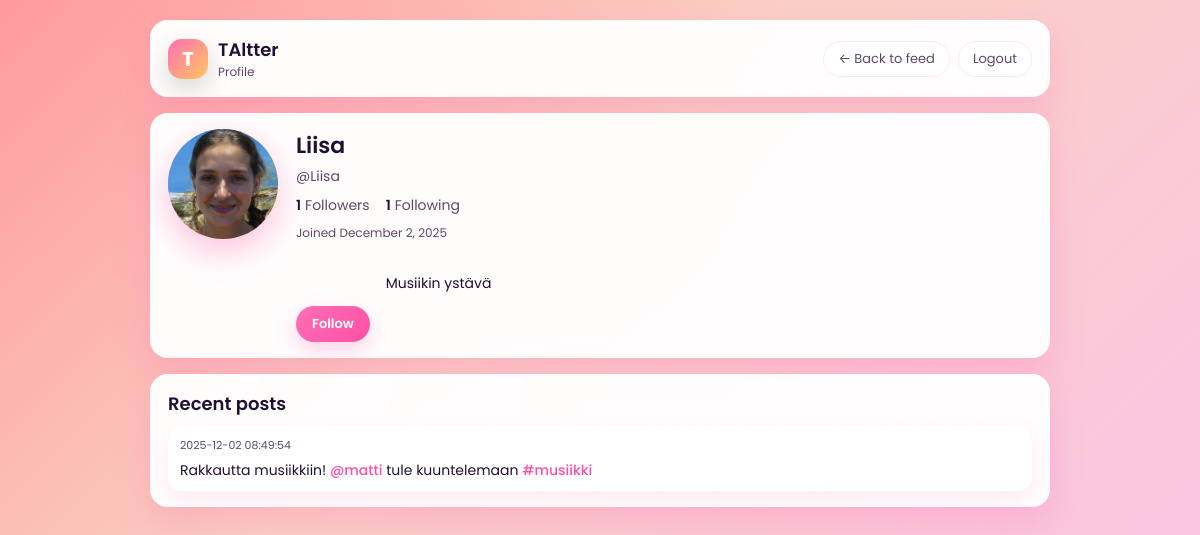
Page /iteration/profile.php?u=Liisa (signed in) on the committed database.
### tables this page shows
CREATE TABLE `users` (
  `user_id` int(11) NOT NULL,
  `username` varchar(50) NOT NULL,
  `email` varchar(100) NOT NULL,
  `password_hash` varchar(255) NOT NULL,
  `bio` text DEFAULT NULL,
  `profile_picture_url` varchar(255) DEFAULT NULL,
  `created_at` timestamp NOT NULL DEFAULT current_timestamp(),
  `last_seen_mentions` datetime DEFAULT NULL,
  `last_seen_shares` datetime DEFAULT NULL,
  `last_seen_likes` datetime DEFAULT NULL
);

CREATE TABLE `posts` (
  `post_id` int(11) NOT NULL,
  `user_id` int(11) NOT NULL,
  `content` varchar(144) NOT NULL,
  `created_at` timestamp NOT NULL DEFAULT current_timestamp(),
  `edited_at` datetime DEFAULT NULL
);

### iteration/config.php (called while the page is built, shortened)
<?php
function current_user_id() {
    return $_SESSION['user_id'] ?? null;
}
?>

### iteration/profile.php (the view, shortened to what this page needs)
<?php
require_once 'config.php';
$user = $_GET['u'] ?? null;
$stmt = $mysqli->prepare("SELECT user_id, username, bio, profile_picture_url, created_at FROM users WHERE username = ?");
$stmt->bind_param('s', $user);
$stmt->execute();
$res = $stmt->get_result();
$row = $res->fetch_assoc();
$isFollowing = false;
$viewerIsOwner = false;
if (current_user_id()) {
    $viewerIsOwner = (current_user_id() == $row['user_id']);
    if (!$viewerIsOwner) {
        $stmt = $mysqli->prepare("
            SELECT COUNT(*) as is_following
            FROM follows
            WHERE follower_id = ? AND following_id = ?
        ");
        $currentUserId = current_user_id();
        $profileUserId = $row['user_id'];
        $stmt->bind_param("ii", $currentUserId, $profileUserId);
        $stmt->execute();
        $result = $stmt->get_result()->fetch_assoc();
        $isFollowing = $result['is_following'] > 0;
    }
}
$profileUserId = $row['user_id'];
$stmt = $mysqli->prepare("SELECT COUNT(*) as cnt FROM follows WHERE following_id = ?");
$stmt->bind_param("i", $profileUserId);
$stmt->execute();
$followersCount = $stmt->get_result()->fetch_assoc()['cnt'];
$stmt = $mysqli->prepare("SELECT COUNT(*) as cnt FROM follows WHERE follower_id = ?");
$stmt->bind_param("i", $profileUserId);
$stmt->execute();
$followingCount = $stmt->get_result()->fetch_assoc()['cnt'];
?>
<!doctype html>
<html lang="en">
<head>
</head>
<body>
<div class="app-shell">
    <div class="card">
        <div class="card-inner topbar">
            <div class="topbar-left">
                <div class="logo-badge">T</div>
                <div class="app-title">
                    <span>TAltter</span>
                    <span>Profile</span>
                </div>
            </div>
            <div class="topbar-right">
                <a href="index.php" class="btn-outline">← Back to feed</a>
                <?php if (current_user_id()): ?>
                    <a href="logout.php" class="btn-outline">Logout</a>
                <?php else: ?>
                    <a href="login.php" class="btn-outline">Login</a>
                <?php endif; ?>
            </div>
        </div>
    </div>
    <div class="card">
        <div class="card-inner profile-header">
            <div class="profile-avatar">
                <?php if (!empty($row['profile_picture_url'])): ?>
                    <img src="<?= htmlspecialchars($row['profile_picture_url']) ?>" alt="Profile picture">
                <?php endif; ?>
            </div>
            <div class="profile-main">
                <h1 class="profile-username"><?= htmlspecialchars($row['username']) ?></h1>
                <div class="profile-handle">@<?= htmlspecialchars($row['username']) ?></div>
                <div class="profile-stats">
                    <div class="profile-stat">
                        <span class="profile-stat-number"><?= $followersCount ?></span>
                        <span class="profile-stat-label">Followers</span>
                    </div>
                    <div class="profile-stat">
                        <span class="profile-stat-number"><?= $followingCount ?></span>
                        <span class="profile-stat-label">Following</span>
                    </div>
                </div>
                <div class="profile-meta">
                    Joined <?= htmlspecialchars(date('F j, Y', strtotime($row['created_at']))) ?>
                </div>
                <?php if (!empty($row['bio'])): ?>
                    <div class="profile-bio">
                        <?= nl2br(htmlspecialchars($row['bio'])) ?>
                    </div>
                <?php endif; ?>
                <div class="profile-actions">
                    <?php if ($viewerIsOwner): ?>
                        <a href="edit_profile.php" class="btn-outline">Edit profile</a>
                    <?php elseif (current_user_id()): ?>
                        <?php if ($isFollowing): ?>
                            <form method="post" action="follow.php" style="display:inline;">
                                <input type="hidden" name="username" value="<?= htmlspecialchars($row['username']) ?>">
                                <input type="hidden" name="action" value="unfollow">
                                <button type="submit" class="btn-secondary">Unfollow</button>
                            </form>
                        <?php else: ?>
                            <form method="post" action="follow.php" style="display:inline;">
                                <button type="submit" class="btn-primary">Follow</button>
                            </form>
                        <?php endif; ?>
                    <?php endif; ?>
                </div>
            </div>
        </div>
    </div>
    <div class="card">
        <div class="card-inner">
            <h2 class="section-title">Recent posts</h2>
            <div class="post-list">
                <?php
                $stmt = $mysqli->prepare("SELECT post_id, content, created_at FROM posts WHERE user_id = ? ORDER BY created_at DESC LIMIT 50");
                $stmt->bind_param('i', $row['user_id']);
                $stmt->execute();
                $r = $stmt->get_result();
                while ($p = $r->fetch_assoc()) {
                    $c = htmlspecialchars($p['content']);
                    $c = preg_replace(
                        '/#([A-Za-z0-9_åäöÅÄÖ\-]+)/u',
                        '<a href="index.php?hashtag=$1">#$1</a>',
                        $c
                    );
                    $c = preg_replace(
                        '/@([A-Za-z0-9_]+)/',
                        '<a href="profile.php?u=$1">@$1</a>',
                        $c
                    );
                    echo "<div class='post-card'>
                            <div class='post-meta'>".$p['created_at']."</div>
                            <div class='post-body'>$c</div>
                          </div>";
                }
                ?>
            </div>
        </div>
    </div>
</div>
</body>
</html>

### iteration/profile.php (style rules this page uses)
:root { --accent: #ff6fb5; --accent-dark: #ff4fa5; --accent-soft: #ffe5f3; --bg-card: rgba(255, 255, 255, 0.95); --input-border: #ffd4ec; --text-main: #1f1033; --text-soft: #5c4969; --chip-bg: #fce4ff; --chip-text: #6f2f8f; }
*, *::before, *::after { box-sizing: border-box; }
body { margin: 0; min-height: 100vh; font-family: "Poppins", system-ui, -apple-system, BlinkMacSystemFont, "Segoe UI", sans-serif; background: linear-gradient(135deg, #ff9a9e 0%, #fad0c4 40%, #fbc2eb 100%); padding: 20px 12px 28px; color: var(--text-main); }
.app-shell { max-width: 900px; margin: 0 auto; display: flex; flex-direction: column; gap: 16px; }
.card { background: var(--bg-card); backdrop-filter: blur(18px); border-radius: 18px; padding: 16px 18px; box-shadow: 0 16px 35px rgba(255, 105, 180, 0.25); position: relative; overflow: hidden; }
.card::before { content: ""; position: absolute; inset: -40px; background: radial-gradient(circle at top left, rgba(255,255,255,0.6), transparent 55%), radial-gradient(circle at bottom right, rgba(255,255,255,0.5), transparent 55%); opacity: 0.5; pointer-events: none; }
.card-inner { position: relative; z-index: 1; }
.topbar { display: flex; align-items: center; justify-content: space-between; gap: 12px; }
.topbar-left { display: flex; align-items: center; gap: 10px; }
.logo-badge { width: 40px; height: 40px; border-radius: 14px; background: linear-gradient(135deg, #ff6fb5, #ffc75f); display: flex; align-items: center; justify-content: center; color: #fff; font-weight: 700; font-size: 20px; box-shadow: 0 10px 25px rgba(0,0,0,0.15); }
.app-title { display: flex; flex-direction: column; }
.app-title span:first-child { font-weight: 600; font-size: 18px; }
.app-title span:last-child { font-size: 12px; color: var(--text-soft); }
.topbar-right { display: flex; align-items: center; gap: 8px; flex-wrap: wrap; }
a { color: var(--accent-dark); text-decoration: none; }
.btn-outline { border-radius: 999px; border: 1.5px solid var(--accent-soft); background: rgba(255,255,255,0.9); padding: 7px 14px; font: inherit; font-size: 13px; cursor: pointer; color: var(--text-soft); display: inline-flex; align-items: center; gap: 6px; transition: background 0.12s, border-color 0.12s, transform 0.08s; }
.btn-primary { border-radius: 999px; border: none; background: linear-gradient(135deg, var(--accent), var(--accent-dark)); padding: 8px 16px; font: inherit; font-size: 13px; font-weight: 600; cursor: pointer; color: #fff; display: inline-flex; align-items: center; gap: 6px; transition: transform 0.08s, box-shadow 0.12s; box-shadow: 0 8px 20px rgba(255, 111, 181, 0.3); }
.profile-header { display: flex; gap: 18px; align-items: flex-start; flex-wrap: wrap; }
.profile-avatar { width: 110px; height: 110px; border-radius: 50%; background: linear-gradient(135deg, #ff6fb5, #ffc75f); position: relative; flex-shrink: 0; overflow: hidden; box-shadow: 0 12px 30px rgba(255, 111, 181, 0.4); }
.profile-avatar img { width: 100%; height: 100%; object-fit: cover; }
.profile-main { flex: 1; min-width: 0; }
.profile-username { margin: 0; font-size: 22px; font-weight: 600; }
.profile-handle { margin: 4px 0 8px; font-size: 14px; color: var(--text-soft); }
.profile-stats { display: flex; gap: 16px; margin: 8px 0; font-size: 14px; }
.profile-stat { display: flex; gap: 4px; }
.profile-stat-number { font-weight: 600; color: var(--text-main); }
.profile-stat-label { color: var(--text-soft); }
.profile-meta { font-size: 12px; color: var(--text-soft); margin-top: 4px; }
.profile-bio { margin-top: 10px; font-size: 14px; white-space: pre-wrap; }
.profile-actions { margin-top: 12px; display: flex; gap: 8px; flex-wrap: wrap; }
.section-title { margin: 0 0 10px; font-size: 18px; font-weight: 600; }
.post-list { display: flex; flex-direction: column; gap: 10px; }
.post-card { border-radius: 14px; padding: 10px 12px; background: #ffffff; box-shadow: 0 10px 25px rgba(255, 105, 180, 0.12); font-size: 14px; }
.post-meta { font-size: 11px; color: var(--text-soft); margin-bottom: 6px; }
.post-body a { color: var(--accent-dark); font-weight: 500; }

### rows in the picture
users: profile_picture_url (picture), username "Liisa", created_at "December 2, 2025", bio "Musiikin ystävä"
posts: created_at "2025-12-02 08:49:54", content "Rakkautta musiikkiin! @matti tule kuuntelemaan #musiikki"

### other values in the picture
$followersCount "1"
$followingCount "1"
